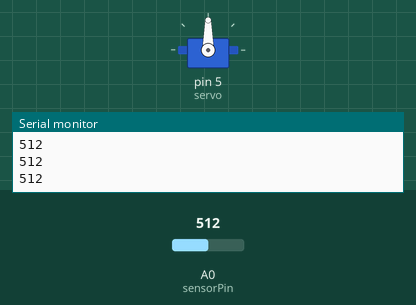
Bench run of a sketch on a simulated Arduino Uno, built with avr-gcc and run on an emulated ATmega328P. Shown: servo, the last lines printed to the serial monitor. The test bench sets the inputs (shaded band); at power-on: A0 (sensorPin) = 512.

Above: at 1.25 s.
1.3 s: A0 (sensorPin) set to 591
4.3 s: A0 (sensorPin) set to 613
At 5.2 s:
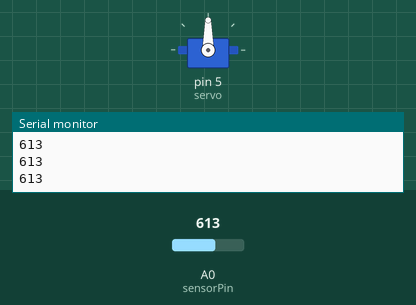
5.8 s: A0 (sensorPin) set to 590
At 6.05 s:
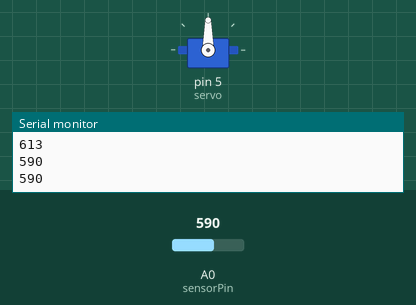
8.8 s: A0 (sensorPin) set to 610
At 9.9 s:
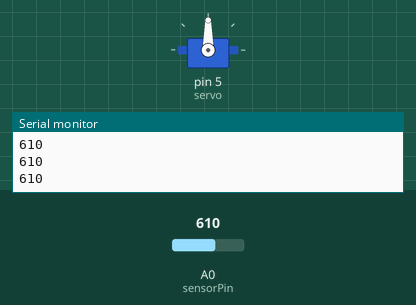
Timing chart, 0 to 11.3 s (numbered marks = the images above; inputs shaded):
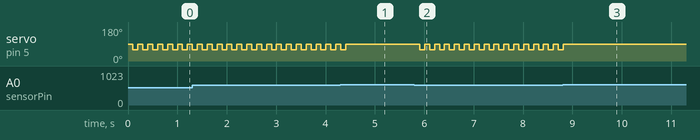

The sketch:

servo.ino
```cpp
#include<Servo.h>

int sensorPin = A0; // select the input pin for the LDR
int sensorValue = 0; // variable to store the value coming from the sensor

Servo servo;

void setup()
{
  Serial.begin(9600);
  servo.attach(5);
  servo.write(0);
}

void loop()
{
    sensorValue = analogRead(sensorPin);
    Serial.println(sensorValue);

    if(sensorValue<600)
    {
      servo.write(90);
      delay(100);
      servo.write(60);
      delay(100);
    }

    else
    {
      servo.write(90);
    }
}
```

Measured:
- the behaviour switches between 599 and 600 on A0 (sensorPin) (found by bisection; images 0 and 1)
- after the input at 4.3 s, servo on pin 5 (servo): goes on until 4.4 s, then stays 90°
- after the input at 5.8 s, servo on pin 5 (servo): alternates 90° for 0.10 s and 60° for 0.10 s, starting after 0.11 s
- after the input at 8.8 s, servo on pin 5 (servo): goes on until 8.8 s, then stays 90°
- by itself, servo on pin 5 (servo): alternates 90° for 0.10 s and 60° for 0.10 s
